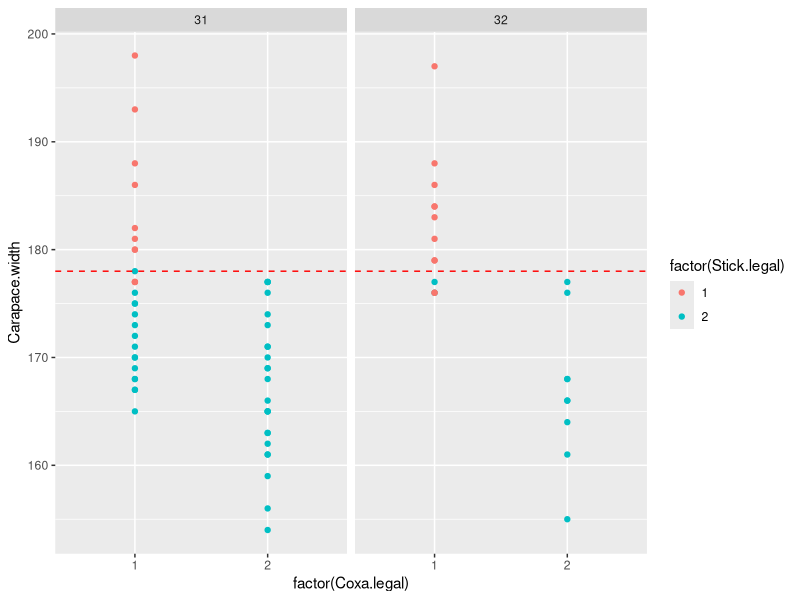
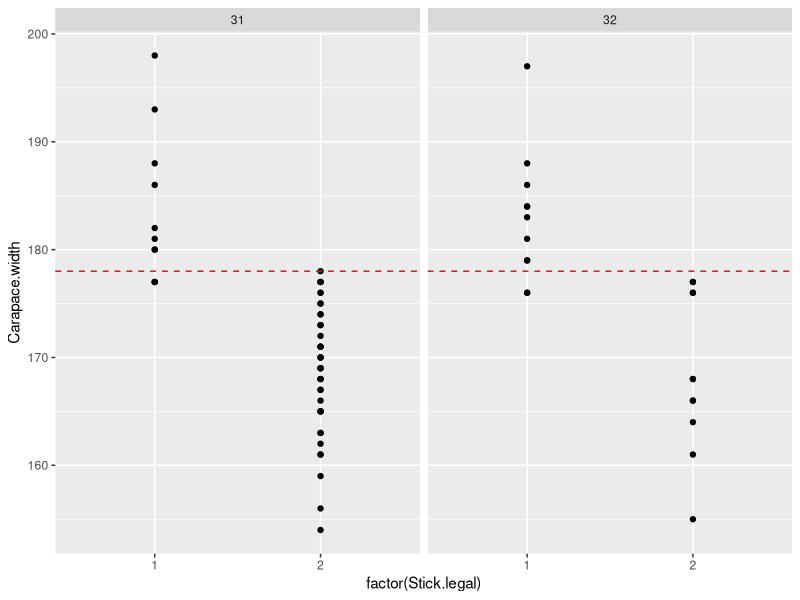
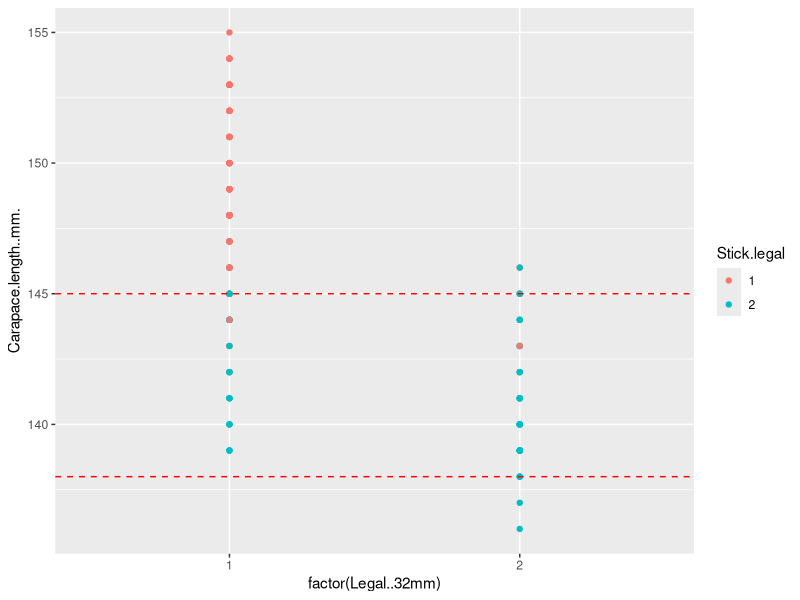
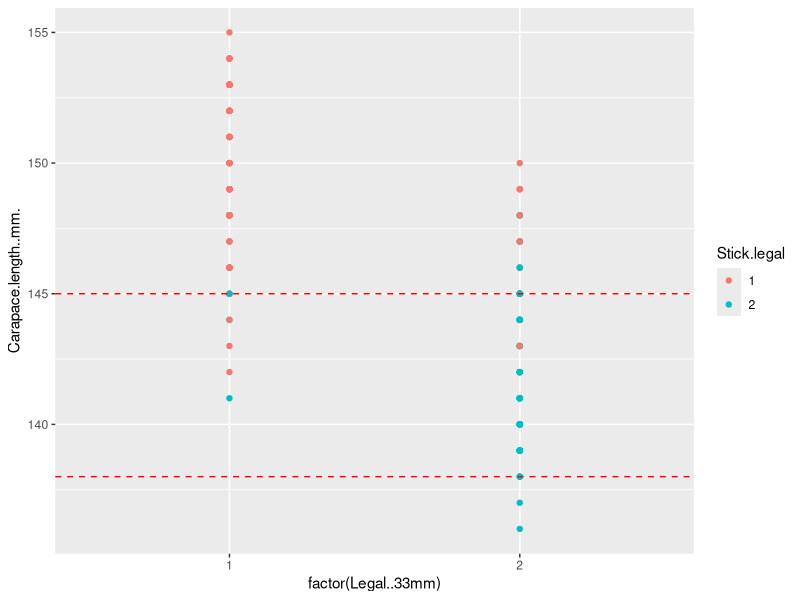
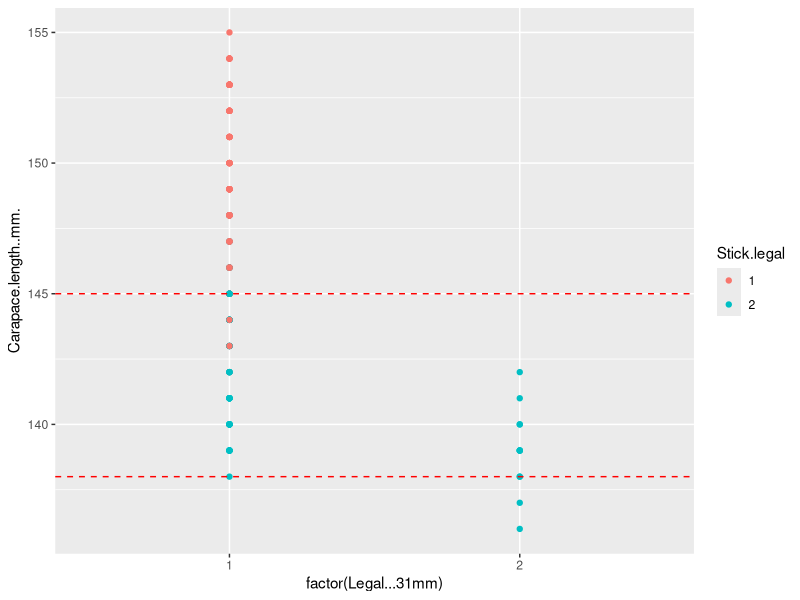
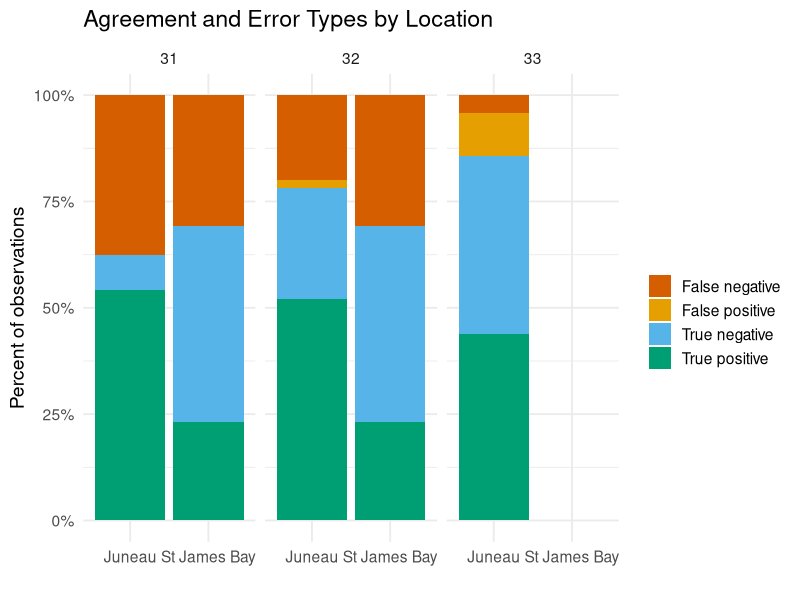
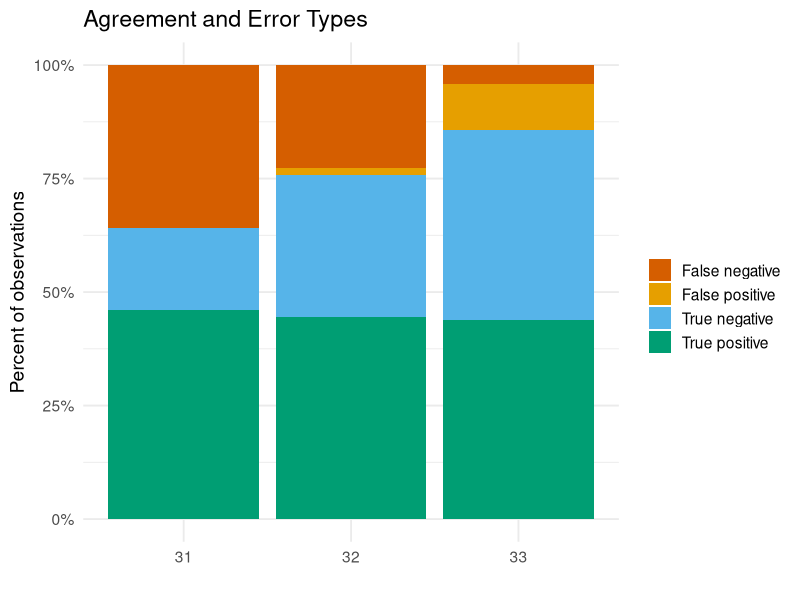

These figures' R source, in order: (Note: this script raises an error after producing the figures.)
###Test coxa measurements- Red King crab
#Alex Reich

library(tidyverse)


##first data set collected June 2025 in st. James Bay by Chris (and Trooper??)
dat1 <- read.csv("data/trooper test data/enforcement test data.csv")
#View(dat1)
names(dat1) #looks fine


#second data set collected July 2025 in Juneau area
dat2 <- read.csv("data/trooper test data/Legal_coxa_testing.csv")
#note there's some values missing- ask Chris about this -FLAG
##it's non essential info but Chris was totes like "I'll fix it!" and then forgot
names(dat2)
#View(dat2)


#well, these datasets are set up differently
##so I'll treat them differently.
##And, can combine and look at 32-legality together at some point...


###Anyway, it's graph time
##what do I want to graph?
#Carapace width size vs...
names(dat1)
#test data- coxa - THE REAL TEST FOR DAT 1
ggplot(dat1) + aes(y=Carapace.width, x=factor(Coxa.legal))+ geom_point(aes(color=factor(Stick.legal)))+
  geom_hline(yintercept=178, color="red", linetype = "dashed")+
  facet_wrap(~factor(Coxa.legal.threshold.used))
#the test data -stick
ggplot(dat1) + aes(y=Carapace.width, x=factor(Stick.legal))+ geom_point()+
  geom_hline(yintercept=178, color="red", linetype = "dashed")+
  facet_wrap(~factor(Coxa.legal.threshold.used))
##at 32- shows one false negative and 0 false postives
dat1$Stick.legal/dat1$Coxa.legal #not that. Some way to tell how often stick was right at 32.


#with dat 2
names(dat2)
#View(dat2)

dat2$Stick.legal <- as.factor(dat2$Stick.legal)

ggplot(dat2) + aes(y= Carapace.length..mm., x= factor(Legal..32mm)) + geom_point(aes(color=Stick.legal)) + 
  geom_hline(yintercept = 138, color = "red", linetype = "dashed")+ #not a hard line here...
  geom_hline(yintercept = 145, color = "red", linetype = "dashed")

ggplot(dat2) + aes(y= Carapace.length..mm., x= factor(Legal..33mm)) + geom_point(aes(color=Stick.legal)) + 
  geom_hline(yintercept = 138, color = "red", linetype = "dashed")+ #not a hard line here...
  geom_hline(yintercept = 145, color = "red", linetype = "dashed")

ggplot(dat2) + aes(y= Carapace.length..mm., x= factor(Legal...31mm)) + geom_point(aes(color=Stick.legal)) + 
  geom_hline(yintercept = 138, color = "red", linetype = "dashed")+ #not a hard line here...
  geom_hline(yintercept = 145, color = "red", linetype = "dashed")

#initial what I'm seeing from here: 32 has one strike (in dat 2). 31 might be better
##what we don't want is false postives. We don't want coxa to say "this aint legal (2)" if it IS legal.
##that happens in dat 2, 33mm 4 times and dat 2, 32 mm, 1 time. 31mm had no false positives so far.

#make these graphs better, then send to spencer, chris with 31mm or smaller as the proposed minimum coxa size. 32mm has one miss

#combine datasets and look at coxa legal vs. stick legal at 31 and 32
names(dat1)
names(dat2)

dat1_31 <- dat1 %>% filter(Coxa.legal.threshold.used == 31) %>% select(Location, Stick.legal, Coxa.legal)
dat1_32 <- dat1 %>% filter(Coxa.legal.threshold.used == 31) %>% select(Location, Stick.legal, Coxa.legal)

dat2$Location <- "Juneau"
dat2_31 <- dat2 %>% select(Stick.legal, Legal...31mm, Location)
dat2_31$Coxa.legal<- dat2_31$Legal...31mm
dat2_31 <- dat2_31 %>% select(-Legal...31mm)

dat2_32 <- dat2 %>% select(Stick.legal, Legal..32mm, Location)
dat2_32$Coxa.legal<- dat2_32$Legal..32mm
dat2_32 <- dat2_32 %>% select(-Legal..32mm)

dat2_33 <- dat2 %>% select(Stick.legal, Legal..33mm, Location)
dat2_33$Coxa.legal<- dat2_33$Legal..33mm
dat2_33 <- dat2_33 %>% select(-Legal..33mm)

dat_31 <- rbind(dat1_31, dat2_31)
dat_32 <- rbind(dat1_32, dat2_32)
dat_33 <- dat2_33

#dat_31$ID <-  c(1:length(dat_31$Stick.legal))
#dat_32$ID <-  c(1:length(dat_32$Stick.legal))

#add false positive columns
dat_31 <- dat_31 %>%
  mutate(false_positive = if_else(Stick.legal == 1 & Coxa.legal == 2, 1, 0)) #it was legal, and the coxa is wrong (BAD!!)

dat_32 <- dat_32 %>%
  mutate(false_positive = if_else(Stick.legal == 1 & Coxa.legal == 2, 1, 0))

dat_33 <- dat_33 %>%
  mutate(false_positive = if_else(Stick.legal == 1 & Coxa.legal == 2, 1, 0))
dat_31
dat_32
dat_33

#add false negative, true postive, true negative columns
dat_31 <- dat_31 %>%
  mutate(true_positive = if_else(Stick.legal == 1 & Coxa.legal == 1, 1, 0), #it was legal, coxa says it's legal too
         false_negative = if_else(Stick.legal == 2 & Coxa.legal == 1, 1, 0), #they got away with it (not as bad as false positive)
         true_negative = if_else(Stick.legal == 2 & Coxa.legal == 2, 1, 0), #stick and coxa agree that it's sublegal
           )

dat_32 <- dat_32 %>%
  mutate(true_positive = if_else(Stick.legal == 1 & Coxa.legal == 1, 1, 0), #it was legal, coxa says it's legal too
         false_negative = if_else(Stick.legal == 2 & Coxa.legal == 1, 1, 0), #they got away with it (not as bad as false positive)
         true_negative = if_else(Stick.legal == 2 & Coxa.legal == 2, 1, 0), #stick and coxa agree that it's sublegal
  )

dat_33 <- dat_33 %>%
  mutate(true_positive = if_else(Stick.legal == 1 & Coxa.legal == 1, 1, 0), #it was legal, coxa says it's legal too
         false_negative = if_else(Stick.legal == 2 & Coxa.legal == 1, 1, 0), #they got away with it (not as bad as false positive)
         true_negative = if_else(Stick.legal == 2 & Coxa.legal == 2, 1, 0), #stick and coxa agree that it's sublegal
  )

#combine
dat_31 <- dat_31 %>% mutate(coxa.width.tested = 31)
dat_32 <- dat_32 %>% mutate(coxa.width.tested = 32)
dat_33 <- dat_33 %>% mutate(coxa.width.tested = 33)

dat_all <- rbind(dat_31, dat_32, dat_33)
dat_all$coxa.width.tested <- as.factor(dat_all$coxa.width.tested)


#data visualize
library(cowplot)
dat_all %>%
  mutate(class = case_when(
    true_positive == 1 ~ "True positive",
    false_positive == 1 ~ "False positive",
    true_negative == 1 ~ "True negative",
    false_negative == 1 ~ "False negative"
  )) %>%
  count(Location, class, coxa.width.tested) %>%
  group_by(Location, coxa.width.tested) %>%
  mutate(prop = n / sum(n)) %>%
  ggplot(aes(x = Location, y = prop, fill = class)) +
  geom_col(position = "stack") +
  scale_fill_manual(values = c(
    "True positive" = "#009E73",
    "True negative" = "#56B4E9",
    "False positive" = "#E69F00",
    "False negative" = "#D55E00"
  )) +
  scale_y_continuous(labels = scales::percent) +
  labs(
    title = "Agreement and Error Types by Location",
    y = "Percent of observations",
    x = "",
    fill = ""
  ) +
  theme_minimal(base_size = 14)+
  facet_wrap(~ coxa.width.tested) -> fig_two

ggsave("figures/fig_two.png", fig_two, width =10, height = 6, dpi = 300)

#sum over location
dat_all %>%
  mutate(class = case_when(
    true_positive == 1 ~ "True positive",
    false_positive == 1 ~ "False positive",
    true_negative == 1 ~ "True negative",
    false_negative == 1 ~ "False negative"
  ),
  Region ="") %>%
  count(Region, class, coxa.width.tested) %>%
  group_by(Region, coxa.width.tested) %>%
  mutate(prop = n / sum(n)) %>%
  ggplot(aes(x = coxa.width.tested, y = prop, fill = class)) +
  geom_col(position = "stack") +
  scale_fill_manual(values = c(
    "True positive" = "#009E73",
    "True negative" = "#56B4E9",
    "False positive" = "#E69F00",
    "False negative" = "#D55E00"
  )) +
  scale_y_continuous(labels = scales::percent) +
  labs(
    title = "Agreement and Error Types",
    y = "Percent of observations",
    x = "",
    fill = ""
  ) +
  theme_minimal(base_size = 14) -> fig_one

ggsave("figures/fig_one.png", fig_one, width =10, height = 6, dpi = 300)

######
#Neat, that should be good enough in the data viz department. Now let's get some stats.
dat_sum <- dat_all %>%
  mutate(class = case_when(
    true_positive == 1 ~ "True positive (sensitivity)",
    false_positive == 1 ~ "False positive",
    true_negative == 1 ~ "True negative (specificity)",
    false_negative == 1 ~ "False negative"
  ),
  Region ="") %>%
  count(Region, class, coxa.width.tested) %>%
  group_by(Region, coxa.width.tested) %>%
  mutate(prop = n / sum(n))%>%
  ungroup()

#hmm. let's make some tables

#Table 1: what proportion of 31mm, 32mm, and 33mm are correct
temp1 <- dat_sum %>% filter(coxa.width.tested == 31) %>% select(-Region)
write.csv(temp1, "results/coxa test 31.csv")

temp2 <- dat_sum %>% filter(coxa.width.tested == 32)  %>% select(-Region)
write.csv(temp2, "results/coxa test 32.csv")

temp3 <- dat_sum %>% filter(coxa.width.tested == 33)  %>% select(-Region)
write.csv(temp3, "results/coxa test 33.csv")


#test??
#sensitivity and specificity
library(broom)

results <- dat_all %>%
  summarise(
    sens_31 = mean(Coxa.test31[Stick.legal == 1]), # true positive rate
    spec_31 = mean(1 - Coxa.test31[Stick.legal == 0]),
    sens_32 = mean(Coxa.test32[Stick.legal == 1]),
    spec_32 = mean(1 - Coxa.test32[Stick.legal == 0]),
    sens_33 = mean(Coxa.test33[Stick.legal == 1]),
    spec_33 = mean(1 - Coxa.test33[Stick.legal == 0])
  )
